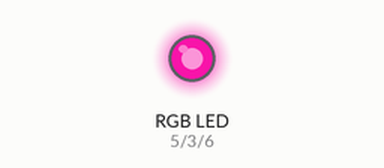
This sketch was run on a simulated Arduino Uno, built with avr-gcc and run on an emulated ATmega328P. On the bench: an RGB LED mixed from three pins (HIGH = lit). Dim RGB values are drawn brighter than linear; random numbers use the default seed unless the sketch sets one.

Above: at 0.1 s.
At 4.1 s:
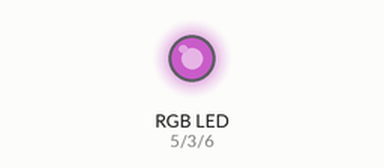
At 9.1 s:
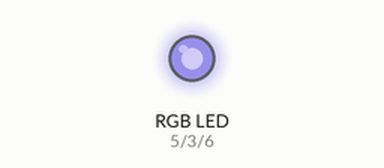
At 19.1 s:
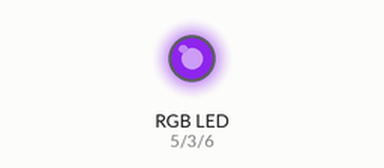
At 28.1 s:
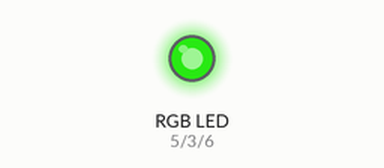
At 38.1 s:
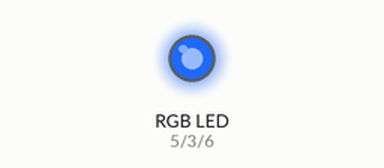
Timing chart, 0 to 40.0 s (numbered marks = the images above):
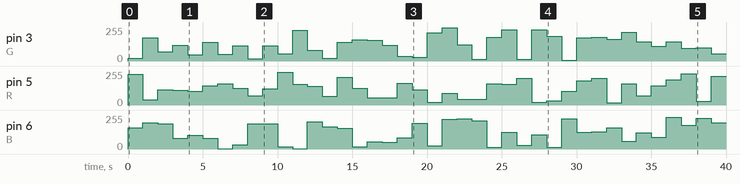

The sketch:

rgb_led_1._project.ino
```cpp
int R=5;  // kırmızıyı 5. pin olarak belirliyoruz
int G=3; //  yeşili 3. pin olarak belirliyoruz
int B=6; //  maviyi 6. pin olarak belirliyoruz

void setup() {
pinMode(R,OUTPUT);  //R 5. pin olacağından dolayı 5. pine güç veriyoruz :
pinMode(G,OUTPUT);  //G 3. pin olacağından dolayı 3. pine güç veriyoruz :
pinMode(B,OUTPUT);  //B 6. pin olacağından dolayı 6. pine güç veriyoruz :
}

void loop() {
int rDeger=random(0,255); // burada kırmızı renk olan pine random bir değer veriyoruz 0 ile 255 arası:
int gDeger=random(0,255); // burada yeşil renk olan pine random bir değer veriyoruz 0 ile 255 arası:
int bDeger=random(0,255); // burada mavi renk olan pine random bir değer veriyoruz 0 ile 255 arası:
analogWrite(R,rDeger); // buradada ledleri yakıyoruz :
analogWrite(G,gDeger); // buradada ledleri yakıyoruz :
analogWrite(B,bDeger); // buradada ledleri yakıyoruz :
delay(1000); //1000 milisaniye bekliyoruz siz isterseniz 500 veya 100 yapabilirsiniz:
}
```

Measured:
- by itself, pin 3 (G): 0/255 → 19/255 at 0.00 s, → 175/255 1.0 s later, → 68/255 1.0 s later, → 120/255 1.0 s later, … (40 changes in this stretch)
- by itself, pin 6 (B): 0/255 → 158/255 at 0.00 s, → 197/255 1.0 s later, → 188/255 1.0 s later, → 80/255 1.0 s later, … (40 changes in this stretch)
